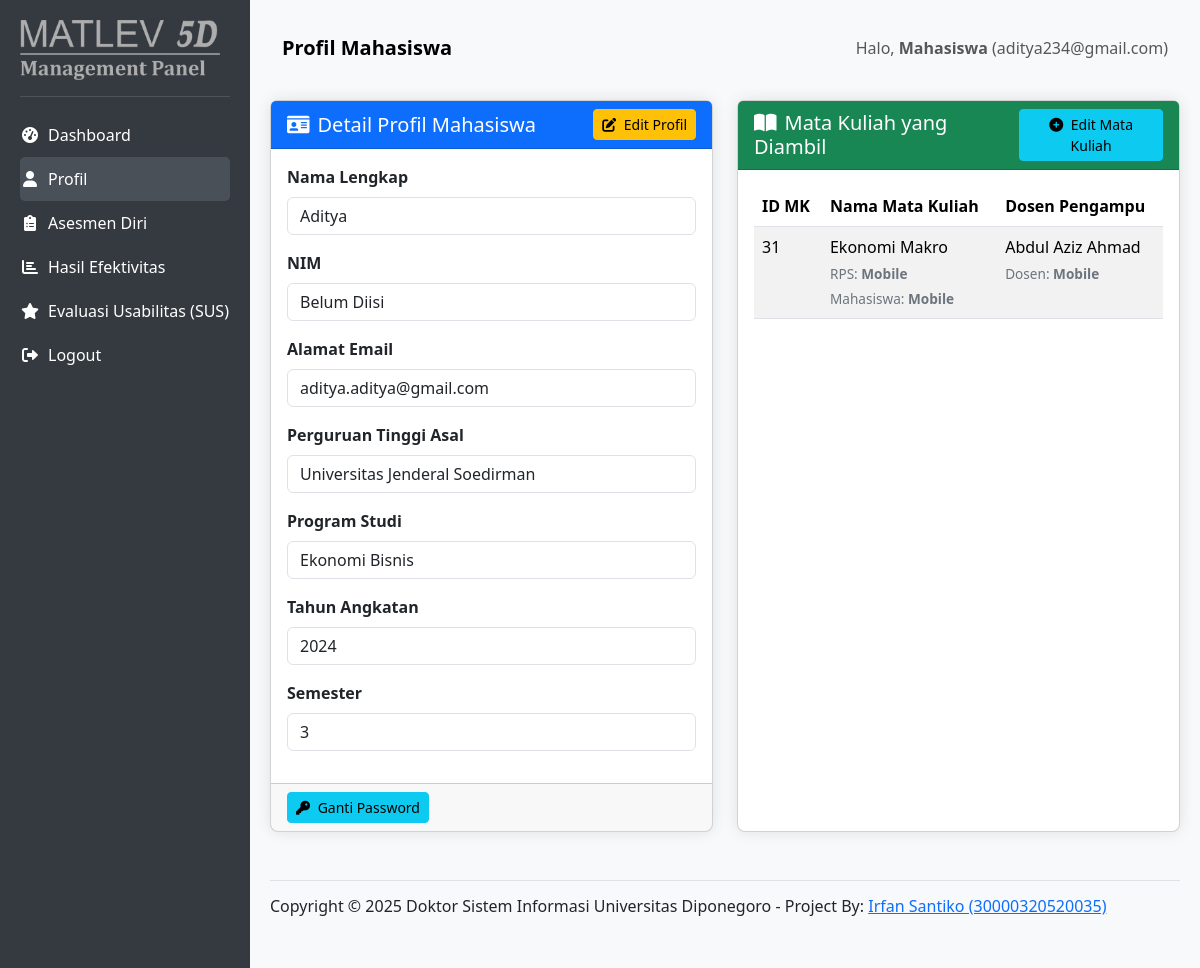
The app's page /views/mahasiswa/mahasiswa_profile.php (signed in) with its own data.
### tables this page shows
CREATE TABLE `mahasiswa_details` (
  `user_id` int(11) NOT NULL,
  `full_name` varchar(255) NOT NULL,
  `nim` varchar(50) DEFAULT NULL,
  `institution_id` int(11) NOT NULL,
  `program_of_study_id` int(11) NOT NULL,
  `tahun_angkatan` int(11) DEFAULT NULL,
  `semester` varchar(50) DEFAULT NULL
);

CREATE TABLE `institutions` (
  `id` int(11) NOT NULL,
  `kode_pt` varchar(20) NOT NULL,
  `nama_pt` varchar(255) NOT NULL,
  `alamat_pt` text DEFAULT NULL,
  `telp_pt` varchar(50) DEFAULT NULL,
  `email_pt` varchar(255) DEFAULT NULL,
  `created_at` timestamp NULL DEFAULT current_timestamp()
);

CREATE TABLE `programs_of_study` (
  `id` int(11) NOT NULL,
  `institution_id` int(11) NOT NULL,
  `program_name` varchar(255) NOT NULL,
  `level` enum('D3','S1','S2','S3') NOT NULL,
  `created_at` timestamp NULL DEFAULT current_timestamp()
);

### views/mahasiswa/mahasiswa_profile.php (the view, shortened to what this page needs)
<?php
require_once '../../config/database.php';
$user_id = $_SESSION['user_id'];
$full_name_session = $_SESSION['full_name'] ?? 'Mahasiswa';
$username_session = $_SESSION['username'];
$profile_data = [];
$courses_data = [];
$error = '';
try {
    $stmt_user = $pdo->prepare("SELECT username, email, full_name FROM users WHERE id = :user_id");
    $stmt_user->execute([':user_id' => $user_id]);
    $user_data = $stmt_user->fetch(PDO::FETCH_ASSOC);
    if ($user_data) {
        $profile_data = $user_data;
    } else {
        $error .= "Data pengguna tidak ditemukan.";
    }
    $stmt_details = $pdo->prepare("
        SELECT
            md.full_name AS md_full_name,
            md.nim,
            md.institution_id,
            i.nama_pt AS institution_name,
            md.program_of_study_id,
            pos.program_name AS program_of_study_name,
            md.tahun_angkatan,
            md.semester
        FROM
            mahasiswa_details md
        LEFT JOIN
            institutions i ON md.institution_id = i.id
        LEFT JOIN
            programs_of_study pos ON md.program_of_study_id = pos.id
        WHERE md.user_id = :user_id
    ");
    $stmt_details->execute([':user_id' => $user_id]);
    $mahasiswa_details = $stmt_details->fetch(PDO::FETCH_ASSOC);
    if ($mahasiswa_details) {
        $profile_data['full_name'] = $mahasiswa_details['md_full_name'];
        $profile_data = array_merge($profile_data, $mahasiswa_details);
    }
    $stmt_courses = $pdo->prepare("
        SELECT
            c.id AS course_code_id,
            c.course_name,
            dd.full_name AS lecturer_name,
            -- Asesmen RPS
            ra.classified_temus_id AS rps_dimension_id,
            td_rps.dimension_name AS rps_dimension_name,
            -- Asesmen Dosen (dari self_assessments_3m di mana user_role_at_assessment = 'Dosen')
            sa_dosen.classified_temus_id AS dosen_dimension_id,
            td_dosen.dimension_name AS dosen_dimension_name,
            -- Asesmen Mahasiswa (dari self_assessments_3m di mana user_role_at_assessment = 'Mahasiswa')
            sa_mahasiswa.classified_temus_id AS mahasiswa_dimension_id,
            td_mahasiswa.dimension_name AS mahasiswa_dimension_name
        FROM
            mahasiswa_courses mc
        JOIN
            courses c ON mc.course_id = c.id
        LEFT JOIN
            dosen_courses dc ON c.id = dc.course_id
        LEFT JOIN
            dosen_details dd ON dc.dosen_id = dd.user_id
        LEFT JOIN
            rps_assessments ra ON c.id = ra.course_id
        LEFT JOIN
            temus_dimensions td_rps ON ra.classified_temus_id = td_rps.id
        LEFT JOIN
            self_assessments_3m sa_dosen ON c.id = sa_dosen.course_id
            AND sa_dosen.user_id = dd.user_id
            AND sa_dosen.user_role_at_assessment = 'Dosen'
        LEFT JOIN
            temus_dimensions td_dosen ON sa_dosen.classified_temus_id = td_dosen.id
        LEFT JOIN
            self_assessments_3m sa_mahasiswa ON c.id = sa_mahasiswa.course_id
            AND sa_mahasiswa.user_id = mc.mahasiswa_id
            AND sa_mahasiswa.user_role_at_assessment = 'Mahasiswa'
        LEFT JOIN
            temus_dimensions td_mahasiswa ON sa_mahasiswa.classified_temus_id = td_mahasiswa.id
        WHERE
            mc.mahasiswa_id = :mahasiswa_id
        ORDER BY
            c.course_name
    ");
    $stmt_courses->execute([':mahasiswa_id' => $user_id]);
    $courses_data = $stmt_courses->fetchAll(PDO::FETCH_ASSOC);
} catch (PDOException $e) {
    error_log("Error fetching mahasiswa profile data: " . $e->getMessage());
    $error = "Terjadi kesalahan saat memuat data profil: " . $e->getMessage();
}
?>
<!DOCTYPE html>
<html lang="en">
<head>
    <link href="https://cdn.jsdelivr.net/npm/bootstrap@5.3.3/dist/css/bootstrap.min.css" rel="stylesheet">
    <link rel="stylesheet" href="https://cdnjs.cloudflare.com/ajax/libs/font-awesome/6.0.0-beta3/css/all.min.css">
</head>
<body>
    <div id="sidebar">
        <img src="../../assets/img/mgpanel.png" alt="" width="200">
        <hr class="text-white-50">
        <ul class="nav flex-column flex-grow-1">
            <li class="nav-item">
                <a class="nav-link" href="mahasiswa_dashboard.php">
                    <i class="fas fa-fw fa-tachometer-alt me-2"></i>Dashboard
                </a>
            </li>
            <li class="nav-item">
                <a class="nav-link active" href="mahasiswa_profile.php">
                    <i class="fas fa-fw fa-user me-2"></i>Profil
                </a>
            </li>
            <li class="nav-item">
                <a class="nav-link" href="mahasiswa_asesmen_diri.php">
                    <i class="fas fa-fw fa-clipboard-list me-2"></i>Asesmen Diri
                </a>
            </li>
			<li class="nav-item">
                <a class="nav-link" href="mahasiswa_effectiveness_results.php">
                    <i class="fas fa-fw fa-chart-bar me-2"></i>Hasil Efektivitas
                </a>
            </li>
			<li class="nav-item">
                <a class="nav-link" href="mahasiswa_sus_assessment.php">
                    <i class="fas fa-fw fa-star me-2"></i>Evaluasi Usabilitas (SUS)
                </a>
            </li>
            <li class="nav-item">
                <a class="nav-link" href="../../logout.php">
                    <i class="fas fa-fw fa-sign-out-alt me-2"></i>Logout
                </a>
            </li>
        </ul>
    </div>
    <div id="content">
        <nav class="navbar navbar-expand-lg navbar-light bg-light rounded-3 mb-4">
            <div class="container-fluid">
                <a class="navbar-brand" href="#">Profil Mahasiswa</a>
                <span class="navbar-text ms-auto">
                    Halo, <strong><?php echo htmlspecialchars($full_name_session); ?></strong> (<?php echo htmlspecialchars($username_session); ?>)
                </span>
            </div>
        </nav>
        <div class="row">
            <div class="col-lg-6 mb-4">
                <div class="card profile-card">
                    <div class="card-header bg-primary text-white d-flex justify-content-between align-items-center">
                        <h5 class="mb-0"><i class="fas fa-id-card me-2"></i>Detail Profil Mahasiswa</h5>
                        <button type="button" class="btn btn-warning btn-sm" data-bs-toggle="modal" data-bs-target="#editProfileModal">
                            <i class="fas fa-edit me-1"></i> Edit Profil
                        </button>
                    </div>
                    <div class="card-body">
                        <form>
                            <div class="mb-3">
                                <label for="nama_display" class="form-label">Nama Lengkap</label>
                                <input type="text" class="form-control" id="nama_display" value="<?php echo htmlspecialchars($profile_data['full_name'] ?? 'Belum Diisi'); ?>" readonly>
                            </div>
                            <div class="mb-3">
                                <label for="nim_display" class="form-label">NIM</label>
                                <input type="text" class="form-control" id="nim_display" value="<?php echo htmlspecialchars($profile_data['nim'] ?? 'Belum Diisi'); ?>" readonly>
                            </div>
                            <div class="mb-3">
                                <label for="email_display" class="form-label">Alamat Email</label>
                                <input type="email" class="form-control" id="email_display" value="<?php echo htmlspecialchars($profile_data['email'] ?? 'Belum Diisi'); ?>" readonly>
                            </div>
                            <div class="mb-3">
                                <label for="ptAsal_display" class="form-label">Perguruan Tinggi Asal</label>
                                <input type="text" class="form-control" id="ptAsal_display" value="<?php echo htmlspecialchars($profile_data['institution_name'] ?? 'Belum Diisi'); ?>" readonly>
                            </div>
                            <div class="mb-3">
                                <label for="programStudi_display" class="form-label">Program Studi</label>
                                <input type="text" class="form-control" id="programStudi_display" value="<?php echo htmlspecialchars($profile_data['program_of_study_name'] ?? 'Belum Diisi'); ?>" readonly>
                            </div>
                            <div class="mb-3">
                                <label for="angkatan_display" class="form-label">Tahun Angkatan</label>
                                <input type="text" class="form-control" id="angkatan_display" value="<?php echo htmlspecialchars($profile_data['tahun_angkatan'] ?? 'Belum Diisi'); ?>" readonly>
                            </div>
                            <div class="mb-3">
                                <label for="semester_display" class="form-label">Semester</label>
                                <input type="text" class="form-control" id="semester_display" value="<?php echo htmlspecialchars($profile_data['semester'] ?? 'Belum Diisi'); ?>" readonly>
                            </div>
                        </form>
                    </div>
                    <div class="card-footer text-muted">
                        <button type="button" class="btn btn-info btn-sm" data-bs-toggle="modal" data-bs-target="#editPasswordModal">
                            <i class="fas fa-key me-1"></i> Ganti Password
                        </button>
                    </div>
                </div>
            </div>
            <div class="col-lg-6 mb-4">
                <div class="card courses-card">
                    <div class="card-header bg-success text-white d-flex justify-content-between align-items-center">
                        <h5 class="mb-0"><i class="fas fa-book-open me-2"></i>Mata Kuliah yang Diambil</h5>
                        <button type="button" class="btn btn-info btn-sm" data-bs-toggle="modal" data-bs-target="#editCoursesModal">
                            <i class="fas fa-plus-circle me-1"></i> Edit Mata Kuliah
                        </button>
                    </div>
                    <div class="card-body">
                        <?php if (!empty($courses_data)): ?>
                            <div class="table-responsive">
                                <table class="table table-striped table-hover">
                                    <thead>
                                        <tr>
                                            <th>ID MK</th>
                                            <th>Nama Mata Kuliah</th>
                                            <th>Dosen Pengampu</th>
                                        </tr>
                                    </thead>
                                    <tbody>
                                        <?php foreach ($courses_data as $course): ?>
                                            <tr>
                                                <td><?php echo htmlspecialchars($course['course_code_id']); ?></td>
                                                <td>
                                                    <?php echo htmlspecialchars($course['course_name']); ?>
                                                    <div class="dimension-info">
                                                        RPS: <strong><?php echo htmlspecialchars($course['rps_dimension_name'] ?? 'Belum di Evaluasi'); ?></strong>
                                                    </div>
                                                    <div class="dimension-info">
                                                        Mahasiswa: <strong><?php echo htmlspecialchars($course['mahasiswa_dimension_name'] ?? 'Belum di Evaluasi'); ?></strong>
                                                    </div>
                                                </td>
                                                <td>
                                                    <?php echo htmlspecialchars($course['lecturer_name'] ?? 'Belum Ditentukan'); ?>
                                                    <div class="dimension-info">
                                                        Dosen: <strong><?php echo htmlspecialchars($course['dosen_dimension_name'] ?? 'Belum di Evaluasi'); ?></strong>
                                                    </div>
                                                </td>
                                            </tr>
                                        <?php endforeach; ?>
                                    </tbody>
                                </table>
                            </div>
                        <?php else: ?>
                            <div class="alert alert-warning" role="alert">
                                Anda belum terdaftar pada mata kuliah apapun. Klik "Edit Mata Kuliah" untuk menambahkan.
                            </div>
                        <?php endif; ?>
                    </div>
                </div>
            </div>
        </div>
        <footer class="d-flex flex-wrap justify-content-between align-items-center py-3 my-4 border-top">
            <h6 align="center">Copyright © 2025 Doktor Sistem Informasi Universitas Diponegoro - Project By: <a
                    href="mailto:irfan.santiko@amikompurwokerto.ac.id" target="_blank">Irfan Santiko (30000320520035)</a>
            </h6>
        </footer>
    </div>
</body>
</html>

### views/mahasiswa/mahasiswa_profile.php (style rules this page uses)
body { display: flex; min-height: 100vh; background-color: #f8f9fa; }
#sidebar { width: 250px; background-color: #343a40; color: white; padding: 20px; flex-shrink: 0; display: flex; flex-direction: column; }
#sidebar a { color: white; text-decoration: none; padding: 10px 0; display: block; border-radius: 5px; transition: background-color 0.3s; }
#sidebar a:hover, #sidebar a.active { background-color: #495057; }
#content { flex-grow: 1; padding: 20px; }
.navbar-brand { font-weight: bold; }
.profile-card, .courses-card { box-shadow: 0 0 15px rgba(0,0,0,0.1); border-radius: 8px; height: 100%; display: flex; flex-direction: column; }
.profile-card .card-body, .courses-card .card-body { flex-grow: 1; }
.form-label { font-weight: bold; }
.dimension-info { font-size: 0.85em; color: #6c757d; margin-top: 5px; }

### records on screen
mahasiswa_details: full_name "Aditya", nim "Belum Diisi", institution.nama_pt "Universitas Jenderal Soedirman", program_of_study.program_name "Ekonomi Bisnis", tahun_angkatan "2024", semester "3"

### other values on screen
$full_name_session "Mahasiswa"
$username_session "aditya234@gmail.com"
$course['course_code_id'] "31"
$course['course_name'] "Ekonomi Makro"
$course['rps_dimension_name'] "Mobile"
$course['mahasiswa_dimension_name'] "Mobile"
$course['lecturer_name'] "Abdul Aziz Ahmad"
$course['dosen_dimension_name'] "Mobile"
